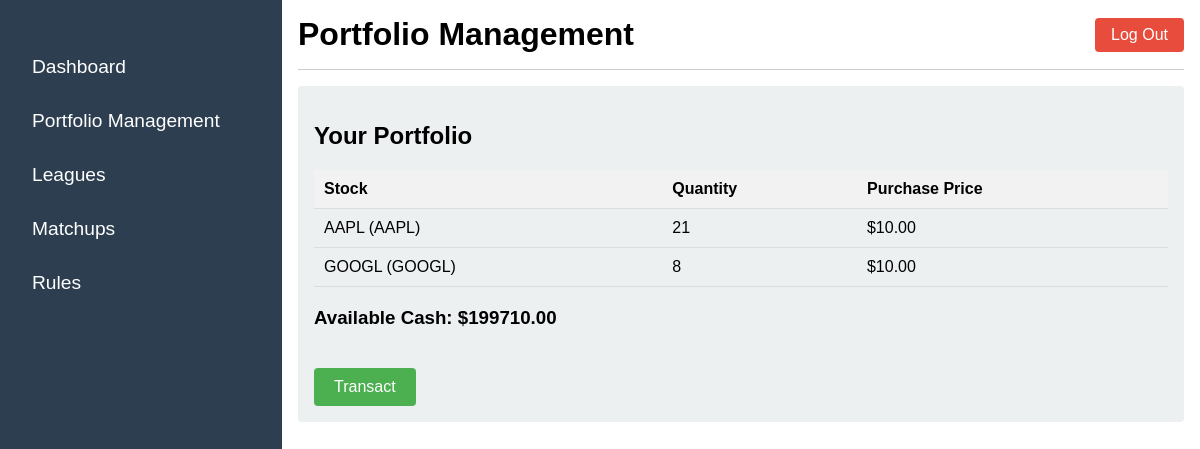
Screenshot of /portfolio/management/ (signed in) with the database file from the repository.
### portfolio/models.py (models this page shows, shortened)
class PortfolioAsset(models.Model):
    portfolio = models.ForeignKey(Portfolio, on_delete=models.CASCADE, related_name='assets')
    stock = models.ForeignKey(Stock, on_delete=models.CASCADE)
    quantity = models.IntegerField()
    purchase_price = models.DecimalField(max_digits=10, decimal_places=2)

class Stock(models.Model):
    CATEGORY_CHOICES = [
        ('tech', 'Technology'),
        ('energy', 'Energy'),
        ('healthcare', 'Healthcare'),
        ('finance', 'Finance'),
        ('consumer', 'Consumer'),
        ('utilities', 'Utilities'),
        ('realestate', 'Real Estate'),
        ('other', 'Other'),
    ]
    name = models.CharField(max_length=100)
    ticker = models.CharField(max_length=10)
    category = models.CharField(max_length=50, choices=CATEGORY_CHOICES, default='other')

class Portfolio(models.Model):
    user = models.ForeignKey(User, on_delete=models.CASCADE)
    name = models.CharField(max_length=100)
    league = models.ForeignKey(League, on_delete=models.CASCADE)
    cash = models.DecimalField(max_digits=10, decimal_places=2, default=100000.00)

### portfolio/views.py (the view, shortened to what this page needs)
# urls.py: path('portfolio/', portfolio_views.portfolio_management, name='portfolio_management'),
@login_required
def portfolio_management(request):
    portfolios = Portfolio.objects.filter(user=request.user)
    portfolio = portfolios.first()
    league = LeagueMembership.objects.filter(user=request.user)[0].league
    if league.draftDone == False:
        context = {
                'message': 'League Draft has not been completed.',
            }
        return render(request, 'portfolio_management.html', context)
    assets = PortfolioAsset.objects.filter(portfolio=portfolio)
    context = {
        'assets': assets,
        'cash': portfolio.cash,
    }
    return render(request, 'portfolio_management.html', context)

### templates/portfolio_management.html (shortened to what this page needs)
<!DOCTYPE html>
<html lang="en">
<head>
    {% load static %}
    <link rel="stylesheet" href="{% static 'css/portal.css' %}">
    <link rel="stylesheet" href="https://cdnjs.cloudflare.com/ajax/libs/font-awesome/5.15.3/css/all.min.css">
</head>
<body>
    <div class="portal-container">
        <nav class="sidebar">
            <ul>
                <li><a href="{% url 'user_portal' %}">Dashboard</a></li>
                <li><a href="{% url 'portfolio_management' %}">Portfolio Management</a></li>
                <li><a href="{% url 'league' %}">Leagues</a></li>
                <li><a href="{% url 'matchups' %}">Matchups</a></li>
                <li><a href="#">Rules</a></li>
            </ul>
        </nav>
        <div class="main-content">
            <header>
                <div class="header-content">
                    <h1>Portfolio Management</h1>
                    <a href="{% url 'logout' %}" class="logout-button">Log Out</a>
                </div>
            </header>
            <section>
                {% if message %}
                    <p>{{ message }}</p>
                {% else %}
                    <h2>Your Portfolio</h2>
                    <table>
                        <thead>
                            <tr>
                                <th>Stock</th>
                                <th>Quantity</th>
                                <th>Purchase Price</th>
                            </tr>
                        </thead>
                        <tbody>
                            {% for asset in assets %}
                            <tr>
                                <td>{{ asset.stock.name }} ({{ asset.stock.ticker }})</td>
                                <td>{{ asset.quantity }}</td>
                                <td>${{ asset.purchase_price }}</td>
                            </tr>
                            {% endfor %}
                        </tbody>
                    </table>
                    <div class="cash-info">
                        <h3>Available Cash: ${{ cash }}</h3>
                    </div>
                    <a href="{% url 'transact' %}" class="transact-button">Transact</a>
                {% endif %}
            </section>
        </div>
    </div>
</body>
</html>

### static/css/portal.css (style rules this page uses)
body { font-family: 'Arial', sans-serif; margin: 0; padding: 0; display: flex; height: 100vh; }
.portal-container { display: flex; width: 100%; }
.sidebar { width: 250px; background-color: #2c3e50; color: white; display: flex; flex-direction: column; justify-content: space-between; padding: 1rem; }
.sidebar ul { list-style-type: none; padding: 0; }
.sidebar ul li { margin: 1rem 0; }
.sidebar ul li a { color: white; text-decoration: none; font-size: 1.2rem; display: block; padding: 0.5rem 1rem; transition: background 0.3s; }
.main-content { flex-grow: 1; padding: 1rem; }
header { display: flex; justify-content: space-between; align-items: center; border-bottom: 1px solid #ccc; padding-bottom: 1rem; margin-bottom: 1rem; }
.header-content { display: flex; justify-content: space-between; align-items: center; width: 100%; }
h1 { margin: 0; }
.logout-button { background-color: #e74c3c; color: white; text-decoration: none; padding: 0.5rem 1rem; border-radius: 4px; transition: background 0.3s; }
section { padding: 1rem; background-color: #ecf0f1; border-radius: 4px; }

### templates/portfolio_management.html (style rules this page uses)
table { width: 100%; border-collapse: collapse; }
th, td { padding: 10px; text-align: left; border-bottom: 1px solid #ddd; }
th { background-color: #f2f2f2; }
.cash-info { margin-top: 20px; }
.transact-button { margin-top: 20px; display: inline-block; background-color: #4CAF50; color: white; padding: 10px 20px; text-align: center; text-decoration: none; border-radius: 4px; }

### rows the page displays
PortfolioAsset: stock.name "AAPL", stock.ticker "AAPL", quantity "21", purchase_price "10.00"
PortfolioAsset: stock.name "GOOGL", stock.ticker "GOOGL", quantity "8", purchase_price "10.00"
Portfolio: cash "199710.00"
